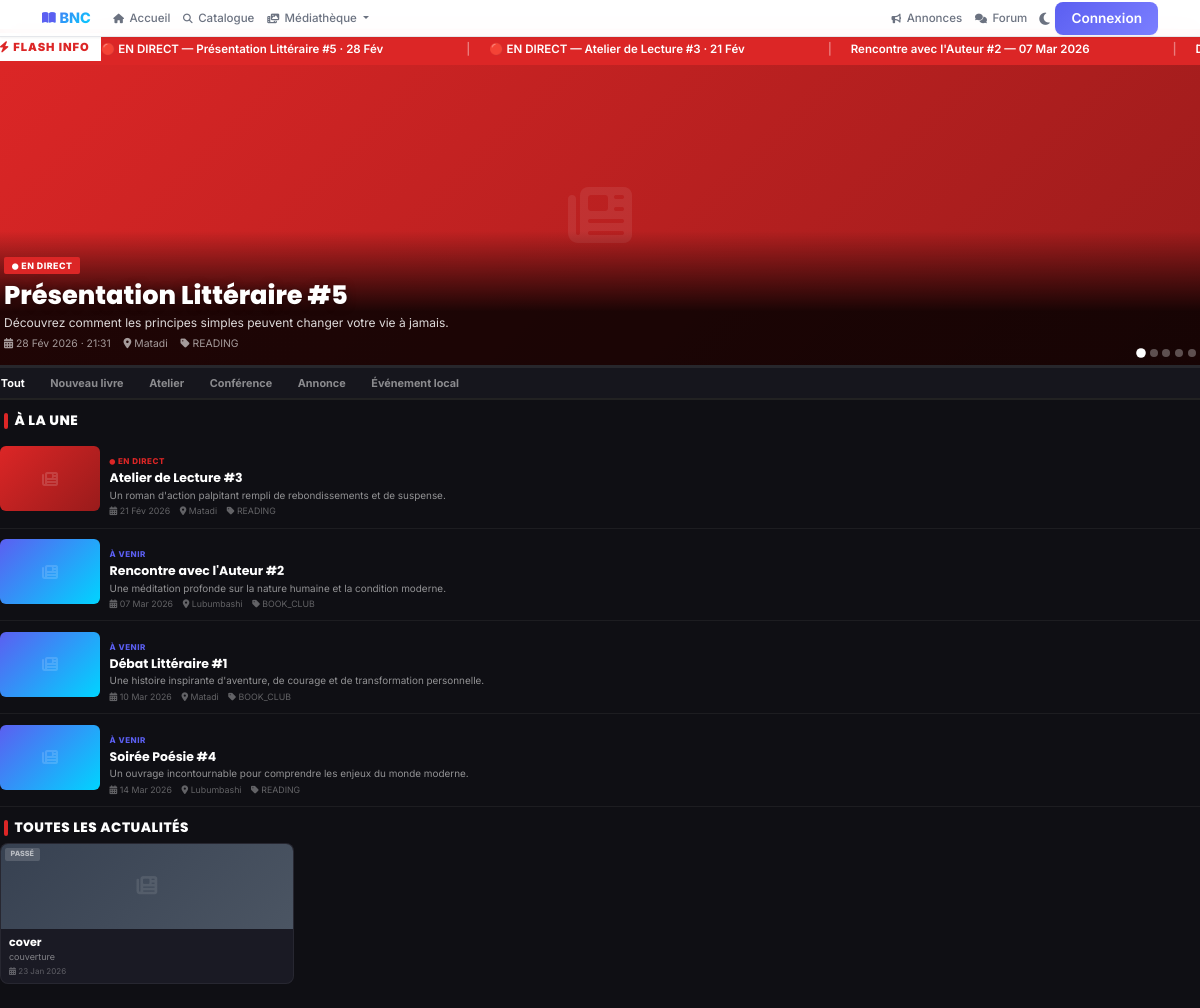
Page /fr/books/events/ on the committed database.
### catalogue/models.py (models this page shows, shortened)
class Event(models.Model):
    EVENT_TYPE_CHOICES = [
        ('NEW_BOOK', 'Nouveau livre'),
        ('WORKSHOP', 'Atelier'),
        ('CONFERENCE', 'Conférence'),
        ('ANNOUNCEMENT', 'Annonce'),
        ('LOCAL_EVENT', 'Événement local'),
    ]
    id = models.UUIDField(primary_key=True, default=uuid.uuid4, editable=False)
    title = models.CharField(_("Titre"), max_length=255)
    description = models.TextField(_("Description"))
    event_type = models.CharField(
        _("Type d'événement"),
        max_length=20,
        choices=EVENT_TYPE_CHOICES,
        default='ANNOUNCEMENT'
    )
    image = models.ImageField(
        _("Image"),
        upload_to="events/%Y/%m/",
        null=True,
        blank=True
    )
    date_start = models.DateTimeField(_("Date de début"))
    date_end = models.DateTimeField(_("Date de fin"), null=True, blank=True)
    location = models.CharField(_("Lieu"), max_length=255, null=True, blank=True)
    book = models.ForeignKey(
        Book,
        on_delete=models.SET_NULL,
        null=True,
        blank=True,
        related_name='events'
    )
    url = models.URLField(_("URL"), null=True, blank=True, help_text="Lien externe pour plus d'infos")
    is_published = models.BooleanField(_("Publié"), default=True)
    created_at = models.DateTimeField(auto_now_add=True)
    updated_at = models.DateTimeField(auto_now=True)
    class Meta:
        verbose_name = "Événement"
        verbose_name_plural = "Événements"
        ordering = ['-date_start']
        indexes = [
            models.Index(fields=['event_type']),
            models.Index(fields=['is_published', '-date_start']),
        ]
    def is_upcoming(self):
        from django.utils import timezone
        return self.date_start > timezone.now()
    def is_happening_now(self):
        from django.utils import timezone
        now = timezone.now()
        return self.date_start <= now and (self.date_end is None or self.date_end >= now)
    def is_past(self):
        from django.utils import timezone
        return self.date_start < timezone.now() and (self.date_end is None or self.date_end < timezone.now())

### catalogue/frontend_views.py (the view)
# urls.py: path('events/', frontend_views.events_view, name='events_list'),
def events_view(request):
    from catalogue.models import Event
    from django.utils import timezone
    import random
    events = Event.objects.filter(is_published=True).order_by('-date_start')
    event_type = request.GET.get('type', '')
    if event_type:
        events = events.filter(event_type=event_type)
    happening_now = [e for e in events if e.is_happening_now()]
    upcoming_events = sorted(
        [e for e in events if e.is_upcoming()],
        key=lambda e: e.date_start  # Plus proches d'abord
    )
    past_events = [e for e in events if e.is_past()]
    if len(happening_now) > 1:
        random.shuffle(happening_now)
    if len(upcoming_events) > 2:
        top2 = upcoming_events[:2]
        rest = upcoming_events[2:]
        random.shuffle(rest)
        upcoming_events = top2 + rest
    if len(past_events) > 1:
        top_past = past_events[:6]
        rest_past = past_events[6:]
        random.shuffle(top_past)
        past_events = top_past + rest_past
    feed = happening_now + upcoming_events + past_events
    hero_event = feed[0] if feed else None
    feed_rest = feed[1:] if len(feed) > 1 else []
    context = {
        'all_events': events,
        'hero_event': hero_event,
        'feed_events': feed_rest,
        'happening_now': happening_now,
        'upcoming_events': upcoming_events,
        'past_events': past_events,
        'event_types': Event.EVENT_TYPE_CHOICES,
        'selected_type': event_type,
        'total_count': len(feed),
    }
    return render(request, 'catalogue/events_list.html', context)

### catalogue/context_processors.py (called while the page is built)
def site_configuration(request):
    return {
        'site_config': SiteConfiguration.load()
    }

def featured_books(request):
    try:
        books = Book.objects.annotate(
            popularity_score = (
                Coalesce(F('reads_count'), 0) * 0.3 +
                Coalesce(F('downloads_count'), 0) * 0.4 +
                (Coalesce(F('rating'), 0) * 30)
            )
        ).filter(is_published=True).order_by('-popularity_score', '-created_at')[:8]
    except Exception:
        books = Book.objects.filter(is_published=True).order_by('-created_at')[:8]
    return {'featured_books': books}

def site_categories(request):
    try:
        categories = Category.objects.all()[:10]
    except Exception:
        categories = []
    return {'site_categories': categories}

### catalogue/models.py (called while the page is built)
    @classmethod
    def load(cls):
        obj, created = cls.objects.get_or_create(pk=1)
        return obj

### config/pwa_config.py (called while the page is built)
    def __call__(self, request):
        response = self.get_response(request)
        response['Service-Worker-Allowed'] = '/'
        if request.path.startswith('/static/'):
            response['Cache-Control'] = f'public, max-age={PWAConfig.CACHE_MAX_AGE["static"]}'
        elif request.path.startswith('/media/'):
            response['Cache-Control'] = f'public, max-age={PWAConfig.CACHE_MAX_AGE["images"]}'
        elif request.path.startswith('/api/'):
            response['Cache-Control'] = f'public, max-age={PWAConfig.CACHE_MAX_AGE["api"]}'
        return response

### templates/catalogue/events_list.html (shortened to what this page needs)
{% extends 'base-premium.html' %}
{% block content %}
<div class="news-channel">
    {% if all_events %}
    {% if happening_now or upcoming_events %}
    <div class="breaking-bar">
        <div class="breaking-label">
            <i class="fas fa-bolt"></i> FLASH INFO
        </div>
        <div class="breaking-scroll">
            <div class="breaking-scroll-inner">
                {% for e in happening_now %}
                <span>🔴 EN DIRECT — {{ e.title }} · {{ e.date_start|date:"d M" }}</span>
                <span class="sep">|</span>
                {% endfor %}
                {% for e in upcoming_events|slice:":5" %}
                <span>{{ e.title }} — {{ e.date_start|date:"d M Y" }}</span>
                <span class="sep">|</span>
                {% endfor %}
            </div>
        </div>
    </div>
    {% endif %}
    {% if hero_event or feed_events %}
    <div class="hero-carousel" id="heroCarousel">
        <div class="carousel-track" id="carouselTrack">
            {% if hero_event %}
            <div class="carousel-slide">
                {% if hero_event.image %}
                <img src="{{ hero_event.image.url }}" alt="{{ hero_event.title }}">
                {% else %}
                <div class="slide-placeholder" style="background: linear-gradient(135deg, {% if hero_event.is_happening_now %}#DC2626, #991B1B{% elif hero_event.is_upcoming %}#5B5FF1, #00D4FF{% else %}#374151, #4B5563{% endif %});">
                    <i class="fas fa-newspaper"></i>
                </div>
                {% endif %}
                <div class="carousel-overlay">
                    {% if hero_event.is_happening_now %}
                    <span class="cat-label live"><i class="fas fa-circle" style="font-size:0.4rem;"></i> EN DIRECT</span>
                    {% elif hero_event.is_upcoming %}
                    <span class="cat-label">À VENIR</span>
                    {% else %}
                    <span class="cat-label" style="background: #4B5563;">ARCHIVE</span>
                    {% endif %}
                    <h2>{{ hero_event.title }}</h2>
                    {% if hero_event.description %}
                    <p class="sub">{{ hero_event.description|truncatewords:20 }}</p>
                    {% endif %}
                    <div class="date-loc">
                        <span><i class="fas fa-calendar-alt"></i> {{ hero_event.date_start|date:"d M Y · H:i" }}</span>
                        {% if hero_event.location %}
                        <span><i class="fas fa-map-marker-alt"></i> {{ hero_event.location }}</span>
                        {% endif %}
                        <span><i class="fas fa-tag"></i> {{ hero_event.get_event_type_display }}</span>
                    </div>
                </div>
            </div>
            {% endif %}
        </div>
        <div class="carousel-dots" id="carouselDots">
            {% if hero_event %}<div class="dot active" data-index="0"></div>{% endif %}
            {% for event in feed_events|slice:":4" %}
            <div class="dot" data-index="{% if hero_event %}{{ forloop.counter }}{% else %}{{ forloop.counter0 }}{% endif %}"></div>
            {% endfor %}
        </div>
    </div>
    <div class="carousel-progress"><div class="carousel-progress-bar" id="progressBar"></div></div>
    {% endif %}
    <div class="news-tabs">
        <a href="{% url 'catalogue:events_list' %}" class="news-tab {% if not selected_type %}active{% endif %}">Tout</a>
        {% for value, label in event_types %}
        <a href="?type={{ value }}" class="news-tab {% if selected_type == value %}active{% endif %}">{{ label }}</a>
        {% endfor %}
    </div>
    {% if feed_events %}
    <div class="section-head">
        <div class="red-bar"></div>
        <h3>À la une</h3>
    </div>
    <div class="feed-wrap">
        {% for event in feed_events|slice:":4" %}
        <div class="news-item" style="animation-delay: {{ forloop.counter0 }}80ms;">
            <div class="news-item-img">
                {% if event.image %}
                <img src="{{ event.image.url }}" alt="{{ event.title }}">
                {% else %}
                <div class="placeholder-img" style="background: linear-gradient(135deg, {% if event.is_happening_now %}#DC2626, #991B1B{% elif event.is_upcoming %}#5B5FF1, #00D4FF{% else %}#374151, #4B5563{% endif %});">
                    <i class="fas fa-newspaper"></i>
                </div>
                {% endif %}
            </div>
            <div class="news-item-body">
                {% if event.is_happening_now %}
                <span class="item-cat live-cat"><i class="fas fa-circle" style="font-size:0.35rem;"></i> EN DIRECT</span>
                {% elif event.is_upcoming %}
                <span class="item-cat">À VENIR</span>
                {% else %}
                <span class="item-cat" style="color: rgba(255,255,255,0.35);">ARCHIVE</span>
                {% endif %}
                <h4>{{ event.title }}</h4>
                {% if event.description %}
                <p class="item-desc">{{ event.description|truncatewords:18 }}</p>
                {% endif %}
                <div class="item-meta">
                    <span><i class="fas fa-calendar-alt"></i> {{ event.date_start|date:"d M Y" }}</span>
                    {% if event.location %}<span><i class="fas fa-map-marker-alt"></i> {{ event.location|truncatewords:3 }}</span>{% endif %}
                    <span><i class="fas fa-tag"></i> {{ event.get_event_type_display }}</span>
                </div>
            </div>
        </div>
        {% endfor %}
    </div>
    {% endif %}
    {% with rest_events=feed_events|slice:"4:" %}
    {% if rest_events %}
    <div class="section-head">
        <div class="red-bar"></div>
        <h3>Toutes les actualités</h3>
    </div>
    <div class="news-grid">
        <div class="row g-2">
            {% for event in rest_events %}
            <div class="col-6 col-md-4 col-lg-3">
                <div class="grid-card" style="animation-delay: {{ forloop.counter0 }}60ms;">
                    <div class="grid-card-img">
                        {% if event.image %}
                        <img src="{{ event.image.url }}" alt="{{ event.title }}">
                        {% else %}
                        <div class="placeholder-grid" style="background: linear-gradient(135deg, {% if event.is_happening_now %}#DC2626, #991B1B{% elif event.is_upcoming %}#5B5FF1, #00D4FF{% else %}#374151, #4B5563{% endif %});">
                            <i class="fas fa-newspaper"></i>
                        </div>
                        {% endif %}
                        {% if event.is_happening_now %}
                        <span class="time-badge is-live"><i class="fas fa-circle" style="font-size:0.3rem;"></i> LIVE</span>
                        {% elif event.is_upcoming %}
                        <span class="time-badge is-soon">BIENTÔT</span>
                        {% else %}
                        <span class="time-badge is-past">PASSÉ</span>
                        {% endif %}
                    </div>
                    <div class="grid-card-body">
                        <h5>{{ event.title }}</h5>
                        {% if event.description %}
                        <p class="grid-desc">{{ event.description|truncatewords:10 }}</p>
                        {% endif %}
                        <div class="grid-meta">
                            <i class="fas fa-calendar-alt"></i> {{ event.date_start|date:"d M Y" }}
                        </div>
                    </div>
                </div>
            </div>
            {% endfor %}
        </div>
    </div>
    {% endif %}
    {% endwith %}
    {% endif %}
</div>
{% endblock %}

### templates/base-premium.html (style rules this page uses)
:root { --primary: #5B5FF1; --primary-dark: #4338CA; --secondary: #00D4FF; --secondary-dark: #009BC8; --accent: #FF6B6B; --success: #10B981; --warning: #F59E0B; --danger: #EF4444; --light: #F8F9FA; --light-alt: #FFFFFF; --dark: #0F0F1E; --dark-alt: #1A1A2E; --border: #E5E7EB; --text-light: #6B7280; --radius-sm: 8px; --radius-md: 12px; --radius-lg: 16px; --radius-xl: 24px; --shadow-sm: 0 1px 2px 0 rgba(0, 0, 0, 0.05); --shadow-md: 0 4px 6px -1px rgba(0, 0, 0, 0.1); --shadow-lg: 0 10px 15px -3px rgba(0, 0, 0, 0.1); --shadow-xl: 0 20px 25px -5px rgba(0, 0, 0, 0.1); }
* { font-family: 'Inter', sans-serif; }
h1, h2, h3, h4, h5, h6 { font-family: 'Poppins', sans-serif; font-weight: 700; }
h2 { font-size: clamp(1rem, 3.5vw, 1.35rem); }
h3 { font-size: clamp(0.95rem, 3vw, 1.15rem); }
h4 { font-size: clamp(0.9rem, 2.5vw, 1.05rem); }
h5 { font-size: clamp(0.82rem, 2vw, 0.95rem); }
body { background-color: var(--light); color: var(--dark); transition: background-color 0.3s ease; }
@media (min-width: 992px) { body { padding-bottom: 0; } }

### rows in the picture
Event: title "Présentation Littéraire #5", date_start "28 Fév", description "Découvrez comment les principes simples peuvent changer votre vie à jamais.", date_start "28 Fév 2026 · 21:31", location "Matadi", event_type "READING"
Event: title "Atelier de Lecture #3", date_start "21 Fév", shows "EN DIRECT", description "Un roman d'action palpitant rempli de rebondissements et de suspense.", date_start "21 Fév 2026", location "Matadi", event_type "READING"
Event: title "Rencontre avec l'Auteur #2", date_start "07 Mar 2026", shows "À VENIR", description "Une méditation profonde sur la nature humaine et la condition moderne.", location "Lubumbashi", event_type "BOOK_CLUB"
Event: shows "À VENIR", title "Débat Littéraire #1", description "Une histoire inspirante d'aventure, de courage et de transformation personnelle.", date_start "10 Mar 2026", location "Matadi", event_type "BOOK_CLUB"
Event: shows "À VENIR", title "Soirée Poésie #4", description "Un ouvrage incontournable pour comprendre les enjeux du monde moderne.", date_start "14 Mar 2026", location "Lubumbashi", event_type "READING"
Event: shows "PASSÉ", title "cover", description "couverture", date_start "23 Jan 2026"

### other values in the picture
{{ label }} "Nouveau livre" "Atelier" "Conférence" "Annonce" "Événement local"
